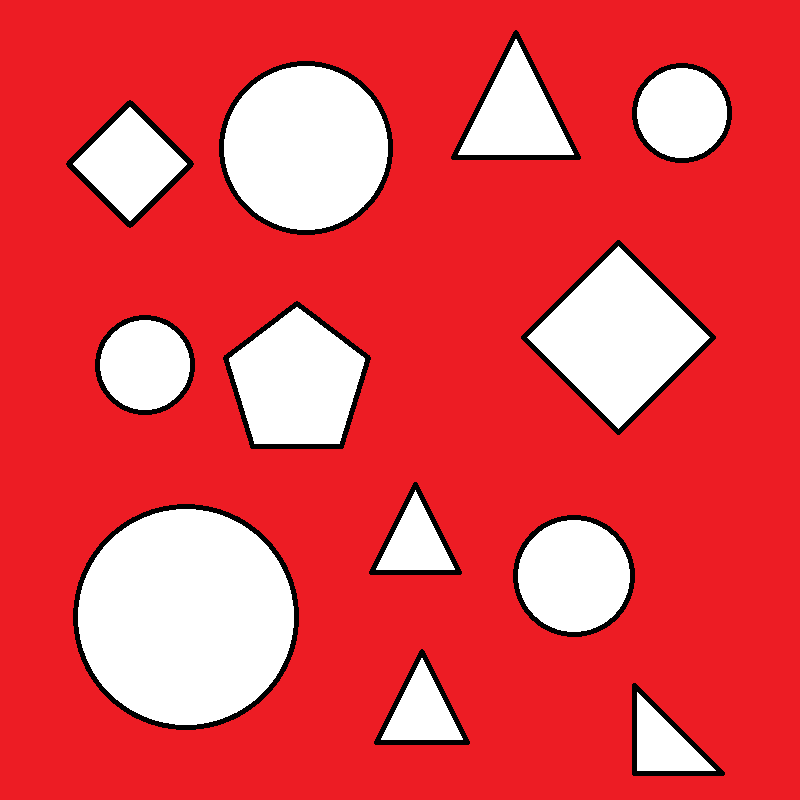
%> input picture sekiller.png, 800 x 800 px
$ octave nesneTakip.m   (GNU Octave 9; MATLAB toolbox functions it lacks are replaced by stand-ins)
%> lines starting %> are read from the running program, lines starting %| are printed output that depends on the picture; in (x1, y1, x2, y2) boxes, pixels count from 0 and x2, y2 are one past the last pixel; in counts of white or black regions, pixels touching at a corner belong together; the program's own positions count from 1
%Dosya okunur.
RGB = imread("sekiller.png");
%> RGB is the input picture: size 800x800x3 uint8; mean R, G, B 231.8, 74.2, 80.3
%Siyah beyaz formata çevirilir.
I = im2gray(RGB);
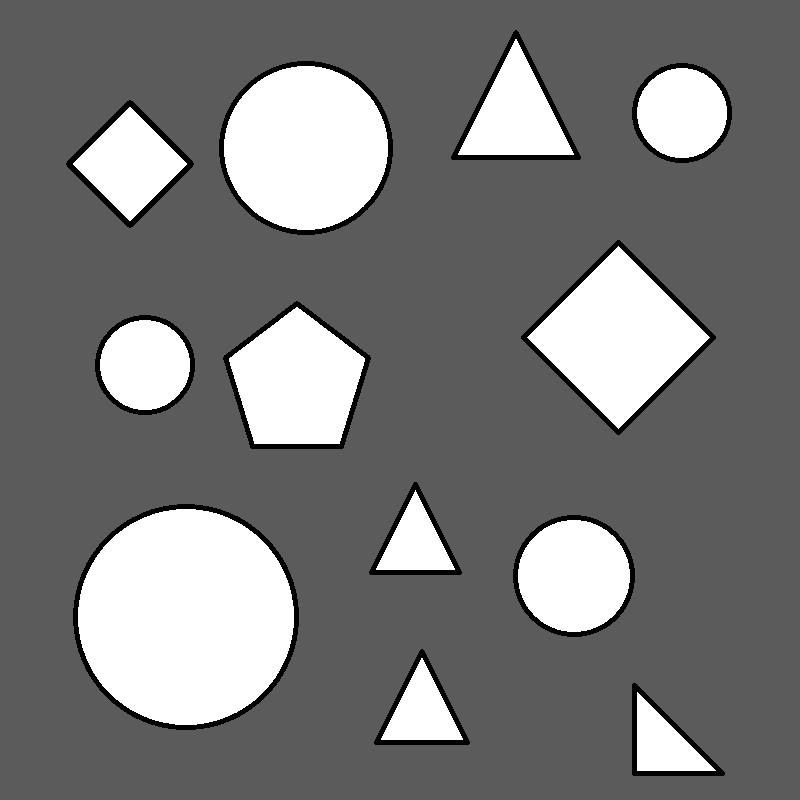
%> I: size 800x800 uint8; min 0, max 255, mean 121.7
%Siyah beyaz formattaki resim 1,0 cinsinden binarize edilir.
%Elde edilen görüntü sadece siyah ve beyazdan oluşur.
bw = imbinarize(I,"adaptive","Sensitivity",0.4);
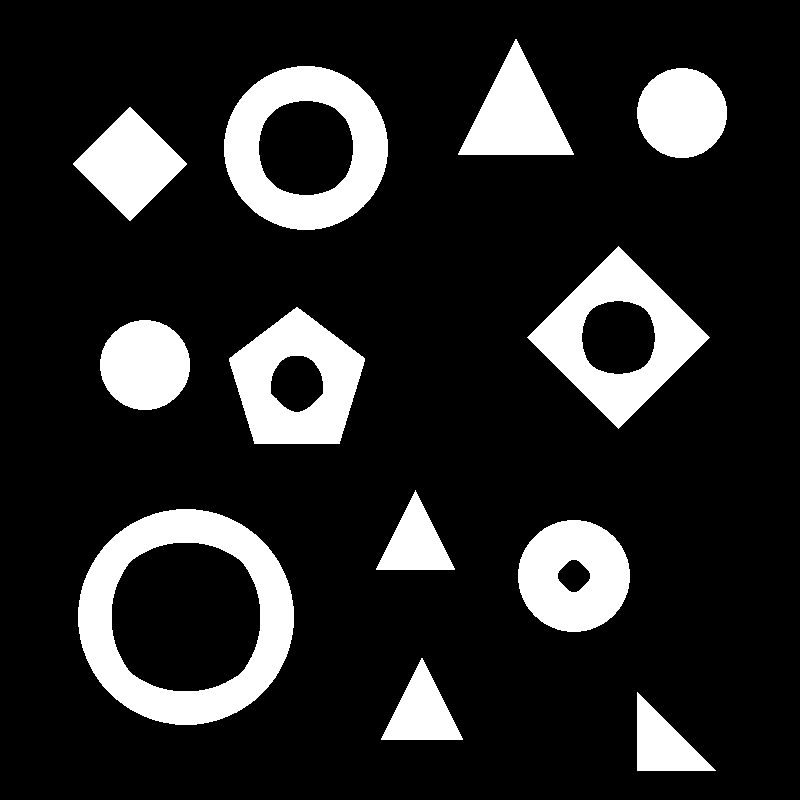
%> bw: size 800x800 logical; 15.7% white; 12 white regions, largest, box (x1, y1, x2, y2) and area: (78, 509, 294, 725) 18562, (224, 66, 388, 230) 13912, (527, 246, 710, 429) 12388
% figure(1)
imshowpair(RGB,bw,'montage')
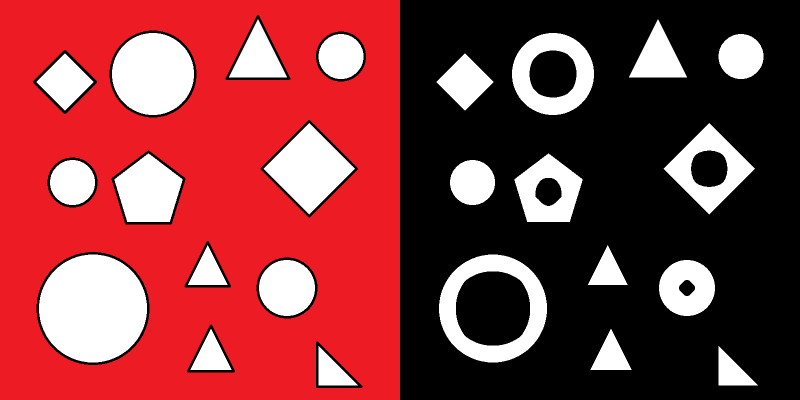
%> displayed picture: size 800x1600x3, on the screen's scale of 0 to 255 (shown at 1/2 size); mean R, G, B 136, 57.2, 60.2

%50 pixelden daha küçük objeler silinir.
minSize = 250;
bw1 = bwareaopen(bw,minSize);

%Resimdeki kenar boşlukları tespit edilip doldurulur.
% figure(2)
se = strel("disk",2);
bw2 = imclose(bw1,se);
imshowpair(bw1,bw2,'montage')

%Resimdeki tüm delikler doldurulur. Bu işlem sınırları elde etmek için
%kullanılan fonksiyona resmi hazırlamak içindir.
% figure(3)
bw3 = imfill(bw2,"holes");
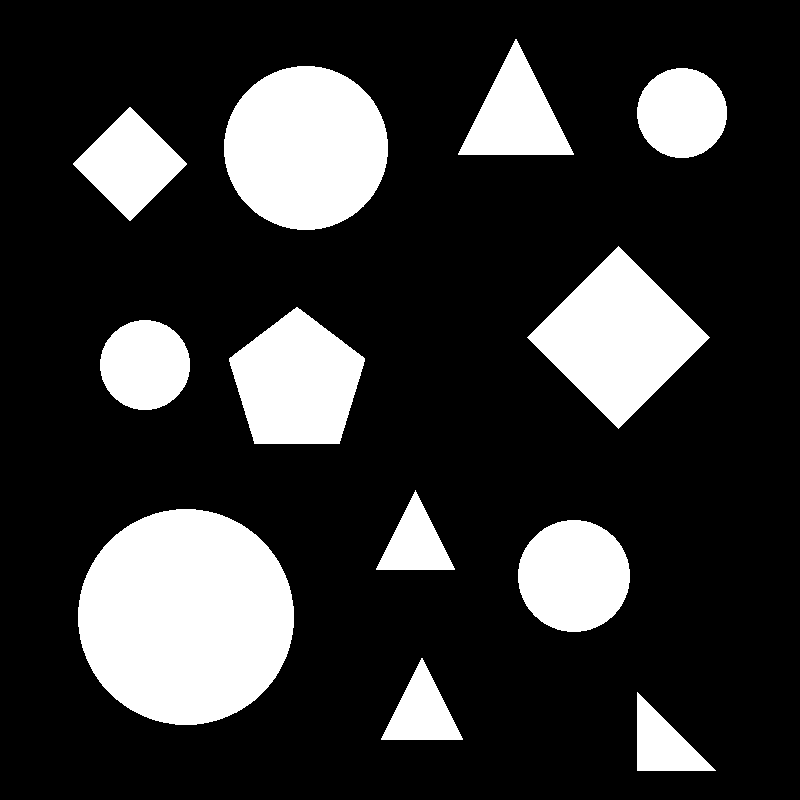
%> bw3: size 800x800 logical; 20.8% white; 12 white regions, largest, box (x1, y1, x2, y2) and area: (78, 509, 294, 725) 36611, (224, 66, 388, 230) 21104, (527, 246, 710, 429) 16745
imshowpair(bw3,bw2,'montage')
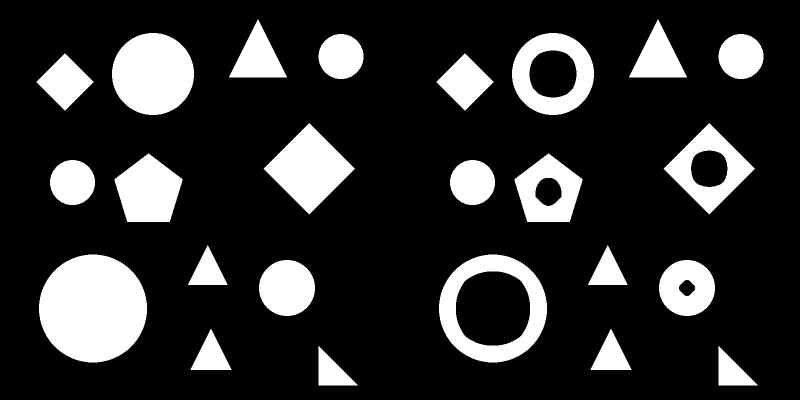
%> displayed picture: size 800x1600, on the screen's scale of 0 to 255 (shown at 1/2 size); 18.3% white; 24 white regions, largest, box (x1, y1, x2, y2) and area: (78, 509, 294, 725) 36611, (224, 66, 388, 230) 21104, (878, 509, 1094, 725) 18562

%Elde edilen şekillerin sınırları bwboundaries fonksiyonuyla çıkartılır.
% figure(4)
[B,L] = bwboundaries(bw3,"noholes");
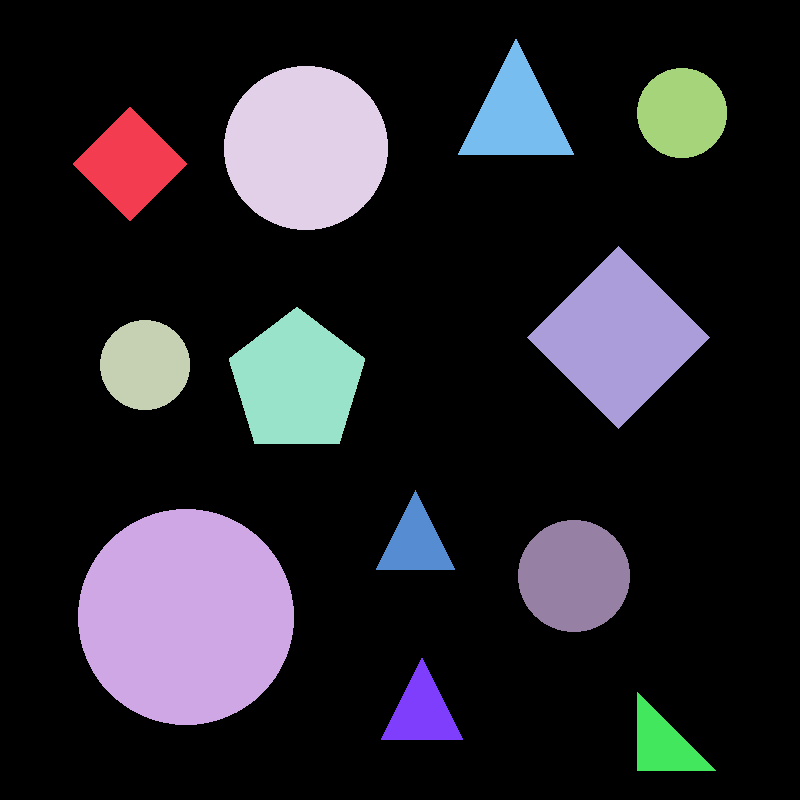
%> L: size 800x800 double; 13 distinct labels, from 0 to 12; one colour per label, 0 black
%> B = 12 boundaries; largest, box (x1, y1, x2, y2) and points: (78, 509, 294, 725) 609, (224, 66, 388, 230) 462, (229, 307, 365, 444) 391, (527, 246, 710, 429) 365, (458, 39, 574, 155) 347

%Elde edilen tüm sınırlar beyaz kenar çizgileriyle
%renklendirilip resmin üzerinde çizdirilir.
imshow(label2rgb(L,@jet,[.5 .5 .5]))
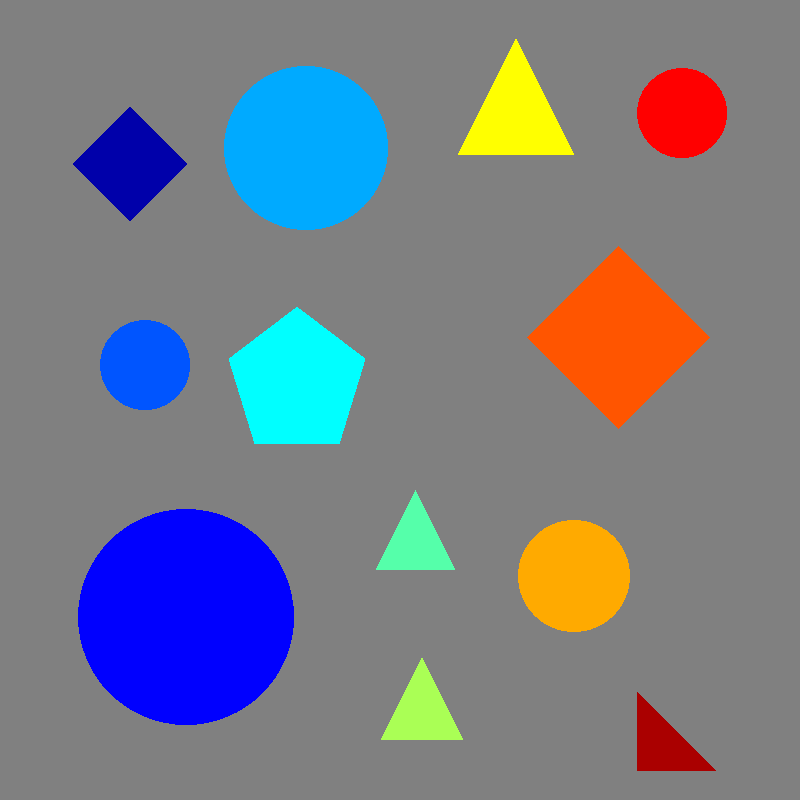
%> displayed picture: size 800x800x3, on the screen's scale of 0 to 255; mean R, G, B 119.4, 123.2, 135.1
hold on
for k = 1:length(B)
    boundary = B{k};
    plot(boundary(:,2),boundary(:,1),"w",LineWidth=2)
end
%> this loop made 12 passes
title("Objects with Boundaries in White")

%Elde edilen kenarların daireselliği kontrol edilir. 1'ise tam daire 0 ise
%daire değildir.

stats = regionprops(L,"Circularity","Centroid");
%> stats = 12 regions; first 5, Centroid and Circularity: [130.5 164.5] 0.805, [186.5 617.5] 1, [145.6 365.6] 0.996, [306.5 148.5] 1, [297.5 383] 0.867

%İstenilen sınır dairesellik sınırı belirlenir.

threshold = 0.5;

%Dairesellik sınırı geçen nesneler gösterilir. Sınırı geçen dairelerin
%merkezlerine dairesellik oranları yazılır.

for k = 1:length(B)

    % k'ıncı elemanın (X,Y) cinsinden sınırları
    boundary = B{k};

    % k'ıncı elemanın dairesellik değeri stringi oluşturulur.
    circ_value = stats(k).Circularity;
    circ_string = sprintf("%2.2f",circ_value);

    % Sınır değeri geçen nesneleri işaretlenir ve orta noktasına siyah nokta
    % koyulr
    if circ_value > threshold
        centroid = stats(k).Centroid;
        plot(centroid(1),centroid(2),"ko");
    end

%> (the run ends here)
